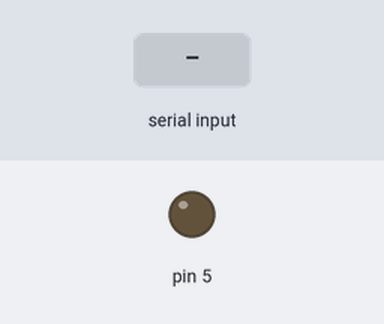
This sketch was run on a simulated Arduino Uno, built with avr-gcc and run on an emulated ATmega328P. Parts: output pins drawn as LEDs (lit = HIGH). The inputs (shaded band) are chosen by the test bench. What the sketch prints to the serial monitor is not drawn.

Above: at 1.2 s.
1.3 s: "90,45\n" received over Serial
At 2.4 s:
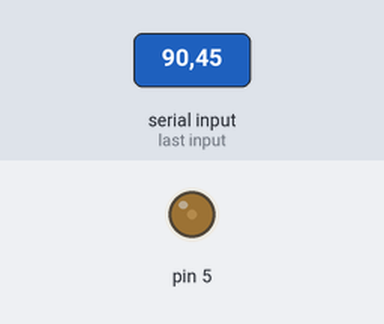
2.8 s: "30,150\n" received over Serial
At 3.5 s:
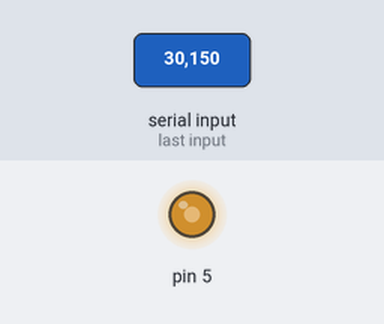
4.3 s: "200\n" received over Serial
At 4.6 s:
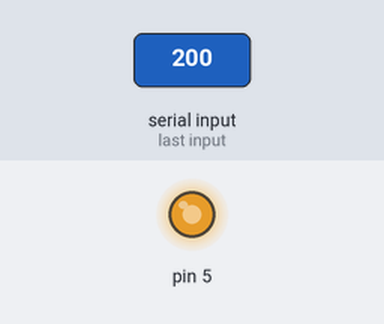
5.8 s: "5\n" received over Serial
At 6.8 s:
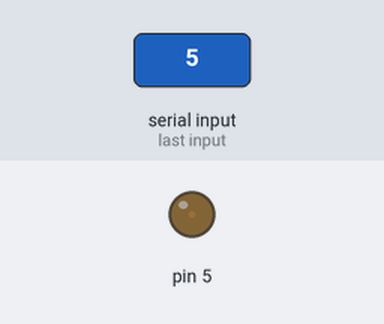
Timing chart, 0 to 8.3 s (numbered marks = the images above; inputs shaded):
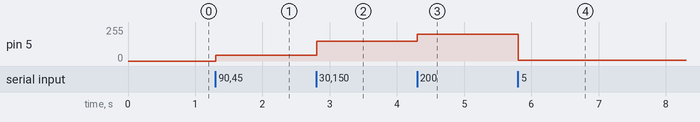

Measured:
- after the input at 1.3 s, pin 5: 0/255 → 45/255 at once
- after the input at 2.8 s, pin 5: 45/255 → 150/255 at once
- after the input at 4.3 s, pin 5: 150/255 → 200/255 at once
- after the input at 5.8 s, pin 5: 200/255 → 5/255 at once

The sketch:

arduinoin.ino
```cpp
/*
=====================
Simple Serial communication with two devices
From p5 or other to arduino.
October 2016.
Made from here: https://itp.nyu.edu/physcomp/labs/labs-serial-communication/lab-serial-output-from-p5-js/

Notes:
-  If you want to send ASCII-encoded serial data from P5.js, all you have
   to do is to serial.write() your string. Sending strings is the P5.serialport’s
   default behavior. On the Arduino side, you can read single characters one byte
   at a time simply as well. However, if you want to convert multi-byte number
   strings to numeric values, you’ll need a new function to read ASCII encoded
   numeric strings called parseInt().

- It is also possible to read and interpret ASCII-encoded strings in Arduino.
  The String.parseInt() function reads an incoming string until it finds a non-numeric
  character, then converts the numeric string that it read into a long integer. This is
  a blocking function, meaning that String.parseInt() stops the program and does nothing
  until it sees a non-numeric character, or until a timeout passes. The timeout is normally
  one second (or 1000 milliseconds), but you can set it to a lower number of milliseconds
  using Serial.setTimeout().
=====================
*/

// CASE 1
/* Receives data as raw binary */
//
// void setup(){
//   Serial.begin(9600);
// }
//
// void loop(){
//   /* Read only if there's any serial data available */
//   if(Serial.available() > 0){
//     int inByte = Serial.read(); // Read the byte
//     Serial.write(inByte); // Send it back as raw binary
//     analogWrite(10, inByte); // use it to set the LED brigthness
//   }
// }

// CASE 2
/* Receives data as ASCII-Encoded Serial Data */
// const int ledPin = 13;
// int incomingByte;   // a variable to read incoming serial data into
//
// void setup(){
//   Serial.begin(9600);
//   pinMode(ledPin, OUTPUT);
// }
//
// void loop(){
//   if (Serial.available() > 0){  // see if there's incoming serial data
//     incomingByte = Serial.read(); // read it
//     if (incomingByte == 'H') {
//       digitalWrite(ledPin, HIGH);
//       Serial.write(incomingByte); // Send it back as raw binary
//     }
//     if (incomingByte == 'L'){
//       digitalWrite(ledPin, LOW);
//       Serial.write(incomingByte); // Send it back as raw binary
//     }
//   }
// }

// CASE 3
/* Read and interpret ASCII-encoded strings (ie: send 65 will return 'A') */
void setup() {
 Serial.begin(9600);    // initialize serial communications
 Serial.setTimeout(10); // set the timeout for parseInt
}

void loop() {
 if (Serial.available() > 0) {   // if there's serial data available
 int inByte = Serial.parseInt(); // read it
   if (inByte > 0) {
      Serial.write(inByte);      // send it back out as raw binary data
      analogWrite(5, inByte);    // use it to set the LED brightness
   }
 }
}
```
